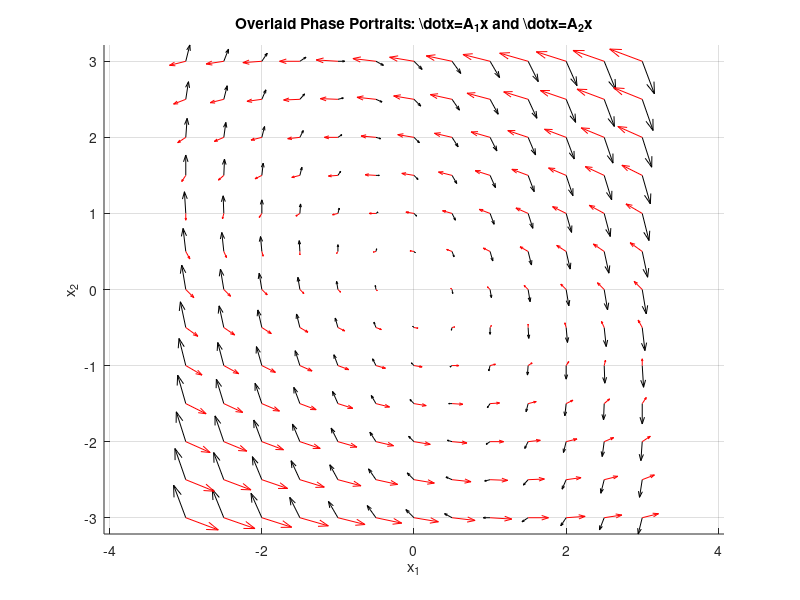

Write the MATLAB code that produced this figure. (Note: this script raises an error after producing the figure.)
A1 = [0.5 1; -3 -1];
A2 = [-1 -3; 1 0.5];

tspan = [0 100];

% Grid for vector fields
[x1g, x2g] = meshgrid(-3:0.5:3, -3:0.5:3);

% Vector field for A1: xdot = A1*x
dx1_A1 = A1(1,1)*x1g + A1(1,2)*x2g;
dx2_A1 = A1(2,1)*x1g + A1(2,2)*x2g;

% Vector field for A2: xdot = A2*x
dx1_A2 = A2(1,1)*x1g + A2(1,2)*x2g;
dx2_A2 = A2(2,1)*x1g + A2(2,2)*x2g;

figure
hold on
grid on
axis equal
xlabel('x_1')
ylabel('x_2')
title('Overlaid Phase Portraits: \dot{x}=A_1x and \dot{x}=A_2x')

% Plot both vector fields (different styles)
q1 = quiver(x1g, x2g, dx1_A1, dx2_A1, 0.7, 'k');   % A1 in black
q2 = quiver(x1g, x2g, dx1_A2, dx2_A2, 0.7, 'r');   % A2 in red
q2.LineStyle = '--';                               % dashed arrows for A2

% Multiple initial conditions (same for both)
ICs = [1 1; -1 0; -2 1];


for k = 1:size(ICs,1)
    scatter(ICs(k,1), ICs(k,2), 50, 'filled', 'DisplayName','Initial Condition')
    % Trajectory for A1
    [~, xA1] = ode45(@(t,x) A1*x, tspan, ICs(k,:)');
    plot(xA1(:,1), xA1(:,2), 'b', 'LineWidth', 1.5, 'DisplayName','A1 Trajectory')

    % Trajectory for A2
    [~, xA2] = ode45(@(t,x) A2*x, tspan, ICs(k,:)');
    plot(xA2(:,1), xA2(:,2), 'm', 'LineWidth', 1.5, 'DisplayName','A2 Trajectory')
end

legend
